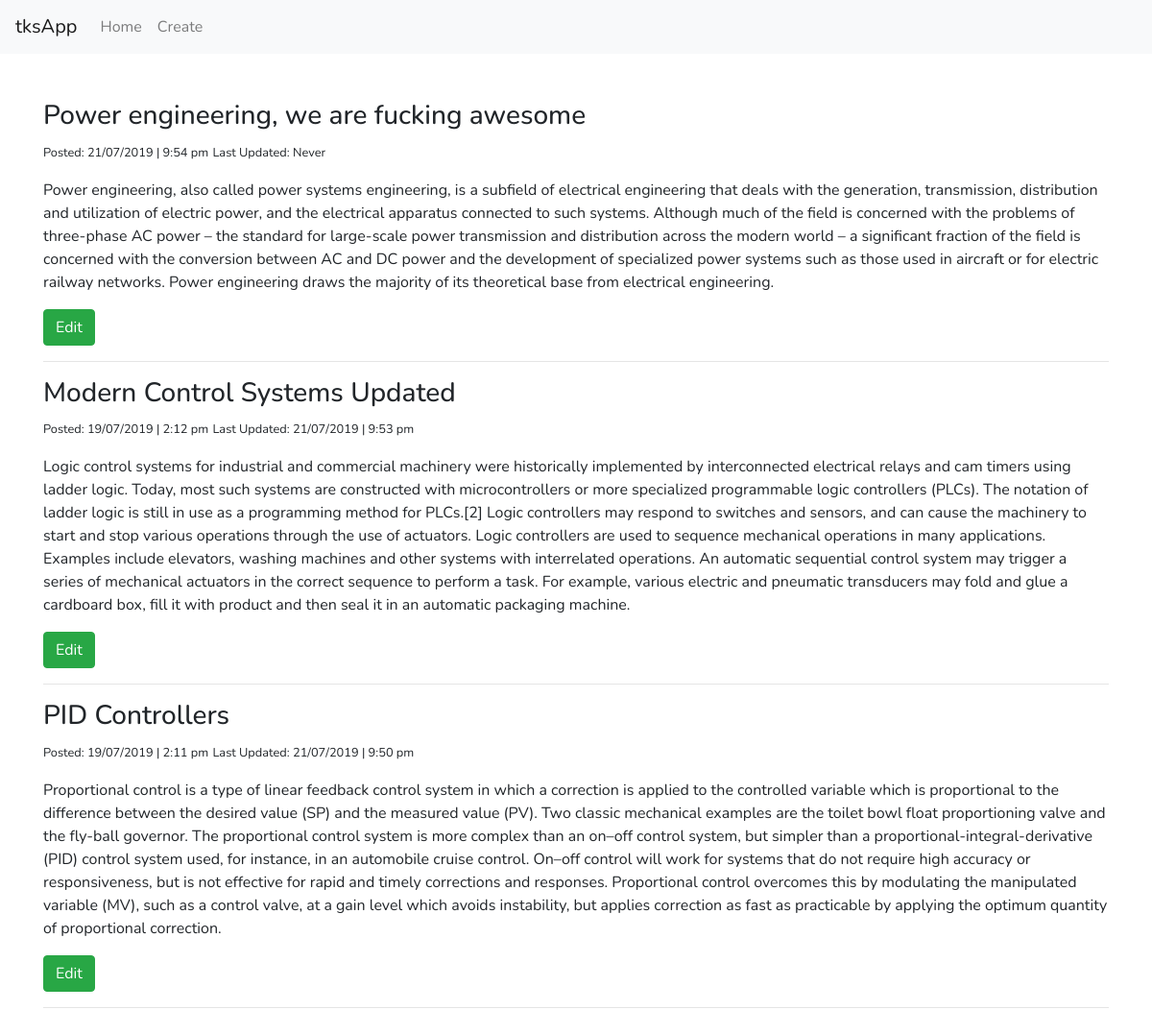
The page / on the database its author committed.
### tables this page shows
CREATE TABLE posts(
					id INTEGER NOT NULL PRIMARY KEY AUTOINCREMENT,
					title VARCHAR(255) NOT NULL, 
					body TEXT NOT NULL,
					created_at TIMESTAMP DEFAULT NULL,
					updated_at TIMESTAMP DEFAULT NULL
				);

### models/Crud.php (called while the page is built, shortened)
<?php
class Crud {
	public function dbConnect() {
		try {
			$this->connect = new PDO('sqlite:'.dirname(__DIR__, 1).'/storage/main.sqlite3');
		} catch(PDOException $e) {
			echo 'DB Connection failed: '.$e->getMessage();
		}
	}
}

### models/Post.php (called while the page is built, shortened)
<?php
require_once 'Crud.php';
class Post extends Crud {
	private $table = 'posts';
	public function all() {
		$stmt = $this->connect->query('SELECT * FROM ' .$this->table. ' ORDER BY created_at DESC');
		return $stmt->fetchAll();
	}
}

### public/index.php (the view)
<?php
require_once '../models/Post.php';
$model = new Post;
require_once 'layouts/_navbar.php';
?>
	<div class="container my-5">
		<?php foreach ($model->all() as $key => $post): ?>
			<h3><?=$post->title; ?></h3>
			<p>
				<small>Posted: <?=date('d/m/Y | g:i a', strtotime($post->created_at)); ?></small>
				<small>Last Updated: <?=!is_null($post->updated_at) ? date('d/m/Y | g:i a', strtotime($post->updated_at)) : 'Never'; ?></small>
			</p>
			<p><?=$post->body; ?></p>
			<a href="/edit.php?id=<?=$post->id; ?>" class="btn btn-success">Edit</a>
			 <hr>
		<?php endforeach; ?>
	</div>
</body>
</html>

### public/layouts/_navbar.php (shortened to what this page needs)
<!DOCTYPE html>
<html lang="en">
<head>
    <link rel="stylesheet" href="https://stackpath.bootstrapcdn.com/bootstrap/4.3.1/css/bootstrap.min.css">
    <link rel="stylesheet" href="css/main.css">
</head>
<nav class="navbar navbar-expand-lg navbar-light bg-light">
	  <a class="navbar-brand" href="/">tksApp</a>
	  <div class="collapse navbar-collapse" id="navbarSupportedContent">
	    <ul class="navbar-nav mr-auto">
	      <li class="nav-item">
	        <a class="nav-link" href="/">Home</a>
	      </li>
	      <li class="nav-item">
	        <a class="nav-link" href="/create.php">Create</a>
	      </li>
	    </ul>
	  </div>
</nav>
<body>

### public/css/main.css (style rules this page uses)
* { margin: 0; padding: 0; box-sizing: border-box; }
body { font-family: 'Nunito', sans-serif; }

### rows shown on the page
posts: title "Power engineering, we are fucking awesome", created_at "21/07/2019 | 9:54 pm", shows "Never", body "Power engineering, also called power systems engineering, is a subfield of electrical engineering that deals with the generation, transmission, distribution and utilization of electric power, and the electrical apparatus connected to such systems. Although much of the field is concerned with the problems of three-phase AC power – the standard for large-scale power transmission and distribution across the modern world – a significant fraction of the field is concerned with the conversion between AC and DC power and the development of specialized power systems such as those used in aircraft or for electric railway networks. Power engineering draws the majority of its theoretical base from…"
posts: title "Modern Control Systems Updated", created_at "19/07/2019 | 2:12 pm", updated_at "21/07/2019 | 9:53 pm", body "Logic control systems for industrial and commercial machinery were historically implemented by interconnected electrical relays and cam timers using ladder logic. Today, most such systems are constructed with microcontrollers or more specialized programmable logic controllers (PLCs). The notation of ladder logic is still in use as a programming method for PLCs.[2] Logic controllers may respond to switches and sensors, and can cause the machinery to start and stop various operations through the use of actuators. Logic controllers are used to sequence mechanical operations in many applications. Examples include elevators, washing machines and other systems with interrelated operations. An…"
posts: title "PID Controllers", created_at "19/07/2019 | 2:11 pm", updated_at "21/07/2019 | 9:50 pm", body "Proportional control is a type of linear feedback control system in which a correction is applied to the controlled variable which is proportional to the difference between the desired value (SP) and the measured value (PV). Two classic mechanical examples are the toilet bowl float proportioning valve and the fly-ball governor. The proportional control system is more complex than an on–off control system, but simpler than a proportional-integral-derivative (PID) control system used, for instance, in an automobile cruise control. On–off control will work for systems that do not require high accuracy or responsiveness, but is not effective for rapid and timely corrections and responses.…"
